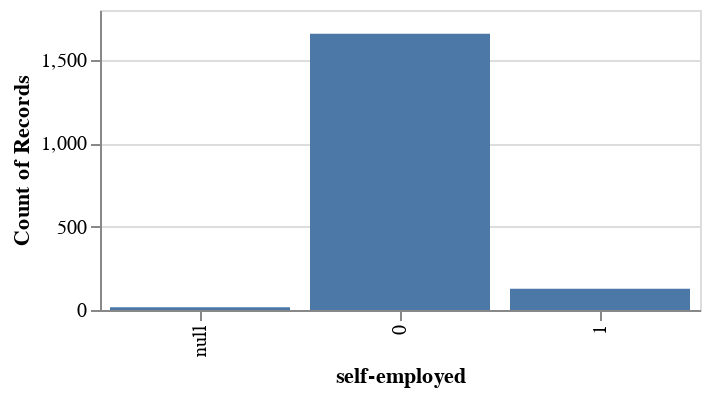

Notebook code cell kept with this figure:
### Code cell
# confirming

alt.Chart(qna).mark_bar().encode(
    alt.X('self-employed', type='nominal'),
    alt.Y('count()'),
    alt.Tooltip(['count()'])
).properties(
    width=300,
    height=150)

### Figure 1 — Vega-Lite specification as saved in the notebook (floating-point values rounded to 4 significant figures; data arrays with more than 128 entries replaced by an {"elided": "..."} marker saying what was removed)
{"config": {"view": {"continuousWidth": 300, "continuousHeight": 300}}, "data": {"name": "data-eb79fb3a3f89b714141b428daddb082e"}, "mark": {"type": "bar"}, "encoding": {"tooltip": [{"aggregate": "count", "type": "quantitative"}], "x": {"field": "self-employed", "type": "nominal"}, "y": {"aggregate": "count", "type": "quantitative"}}, "height": 150, "width": 300, "$schema": "https://vega.github.io/schema/vega-lite/v5.20.1.json", "datasets": {"data-eb79fb3a3f89b714141b428daddb082e": {"elided": "1800 records"}}}
